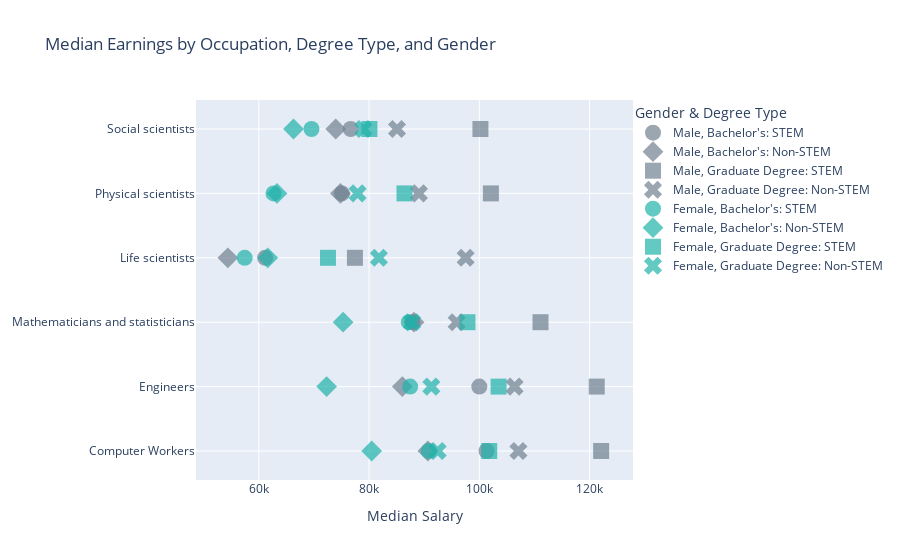

The cell this chart's notebook holds for it:
### Markdown cell above
#### Plotly Interactive Scatter Plot: Median Earnings by Occupation, Degree Type, and Gender
**Purpose:** This interactive scatter plot visualizes median earnings by occupation, degree type, and gender within the tech industry. The objective is to demonstrate that, despite similar educational backgrounds and occupational fields, men frequently earn higher median salaries than women. By allowing users to hover over data points to view specific salary values, this plot highlights areas where men out-earn women with equivalent or even higher qualifications, underscoring the persistent gender disparities in earnings.

**Insights:**
- **Engineers: Salary Disparity Despite Equal or Higher Qualifications for Women:** 
    - Among *engineers*, *women with STEM graduate degrees* earn $91,300, whereas *men with STEM graduate degrees* earn a significantly higher $121,300, resulting in a wage gap of approximately 25% even with identical educational qualifications.
    - This disparity is compounded by the fact that men with only a STEM bachelor’s degree earn $100,000—about 10% more than women with a higher-level STEM graduate degree. Additionally, men with non-STEM graduate degrees earn $106,400, further illustrating that women must attain advanced qualifications simply to approach salaries earned by men with lesser degrees.

- **Computer Workers: Higher Qualifications Don’t Close the Salary Gap:** 
    - For *computer-related roles*, *women with STEM graduate degrees* earn $101,800, while *men with STEM bachelor’s degrees* earn nearly the same at $101,300—despite the men holding lower-level qualifications.
    - *Men with non-STEM graduate degrees* make $107,100, outpacing *women with STEM graduate degrees* by over 5%. In a field where relevant STEM qualifications would seem essential, the data shows that women’s higher education still doesn’t yield comparable earnings to men’s lesser degrees.

- **Social Scientists: Persistent Gaps at Both Bachelor’s and Graduate Levels:** 
    - In *social science roles*, *women with STEM bachelor’s degrees* earn $69,560, whereas men with equivalent STEM bachelor’s degrees earn $80,070, creating a wage gap of around 13% despite equal educational backgrounds.
    - At the graduate level, the pattern persists. *Women with STEM graduate degrees* earn $80,070, while *men with non-STEM graduate degrees* earn $85,070. The top salary here goes to *men with STEM graduate degrees*, earning $100,200--25% more than their female counterparts with the same qualifications.

- **Physical Scientists: Women’s Earnings Outpaced by Men’s Lesser Degrees:** 
    - In *physical science roles*, *women with STEM graduate degrees* earn $86,430, while *men with non-STEM graduate degrees* earn $89,050—a difference of about 3% in favor of men with less relevant qualifications.
    - The gap becomes even more pronounced when comparing *women with STEM graduate degrees* ($86,430) to *men with STEM graduate degrees*, who earn $102,100. This equates to a wage disparity of approximately 18%, showing that even with equivalent qualifications, women’s earnings lag significantly behind their male counterparts.

**Summary:** This interactive scatter plot brings attention to the pervasive wage disparities between men and women in the tech industry. The visualization highlights that even when women attain higher qualifications—such as a *STEM graduate degree*—they are often out-earned by men with lower or unrelated qualifications. This pattern emerges across multiple fields, from *engineering* to *social science*, showing that women’s qualifications yield a lesser financial return than men’s. This data underscores a systemic issue within tech fields, pointing to potential structural barriers that prevent equitable compensation for women, even when they achieve the same or higher qualifications as their male counterparts.

### Code cell
# Reshape the DataFrame to long format for easier plotting
df_long = combined_median_earnings_by_degree_and_occupation.melt(
    id_vars=["Occupation", "Gender"],
    value_vars=["STEM Major Bachelors", "non-STEM Major Bachelors", "STEM Major Graduate Degree", "non-STEM Major Graduate Degree"],
    var_name="Degree Type",
    value_name="Median Salary"
)

# Map degree types to more readable labels
df_long['Degree Type'] = df_long['Degree Type'].replace({
    "STEM Major Bachelors": "Bachelor's: STEM",
    "non-STEM Major Bachelors": "Bachelor's: Non-STEM",
    "STEM Major Graduate Degree": "Graduate Degree: STEM",
    "non-STEM Major Graduate Degree": "Graduate Degree: Non-STEM"
})

# Create an interactive scatter plot with Plotly
fig = px.scatter(
    df_long,
    x="Median Salary",
    y="Occupation",
    color="Gender",
    symbol="Degree Type",
    hover_data={
        "Median Salary": True,  # Show Median Salary on hover
        "Occupation": False,  # Hide Occupation as it's already on the y-axis
        "Gender": False,  # Hide Gender as it's shown in the color
        "Degree Type": False  # Hide Degree Type as it's shown in the symbol
    },
    color_discrete_map={"Male": "slategray", "Female": "lightseagreen"},
    title="Median Earnings by Occupation, Degree Type, and Gender"
)

# Update marker settings for point size and transparency
fig.update_traces(marker=dict(size=16, opacity=0.7))  # Increase size and set alpha to 0.7

# Customize the layout
fig.update_layout(
    xaxis_title="Median Salary",
    yaxis_title=None,
    legend_title_text="Gender & Degree Type",
    legend=dict(x=1, y=1, xanchor="left", yanchor="top")
)

# Show plot
fig.show()

### Figure 1 — Plotly figure (JSON) as saved in the notebook; plotly's stock layout.template omitted (floating-point values rounded to 4 significant figures)
{"data": [{"customdata": [["Male", "Bachelor's: STEM"], ["Male", "Bachelor's: STEM"], ["Male", "Bachelor's: STEM"], ["Male", "Bachelor's: STEM"], ["Male", "Bachelor's: STEM"], ["Male", "Bachelor's: STEM"]], "hovertemplate": "Median Salary=%{x}<extra></extra>", "legendgroup": "Male, Bachelor's: STEM", "marker": {"color": "slategray", "opacity": 0.7, "size": 16, "symbol": "circle"}, "mode": "markers", "name": "Male, Bachelor's: STEM", "orientation": "h", "showlegend": true, "type": "scatter", "x": [101300.0, 100000, 87850, 61150, 75080, 76670], "xaxis": "x", "y": ["Computer Workers", "Engineers", "Mathematicians and statisticians", "Life scientists", "Physical scientists", "Social scientists"], "yaxis": "y"}, {"customdata": [["Male", "Bachelor's: Non-STEM"], ["Male", "Bachelor's: Non-STEM"], ["Male", "Bachelor's: Non-STEM"], ["Male", "Bachelor's: Non-STEM"], ["Male", "Bachelor's: Non-STEM"], ["Male", "Bachelor's: Non-STEM"]], "hovertemplate": "Median Salary=%{x}<extra></extra>", "legendgroup": "Male, Bachelor's: Non-STEM", "marker": {"color": "slategray", "opacity": 0.7, "size": 16, "symbol": "diamond"}, "mode": "markers", "name": "Male, Bachelor's: Non-STEM", "orientation": "h", "showlegend": true, "type": "scatter", "x": [90670, 86040.0, 88160, 54390, 74810, 73960], "xaxis": "x", "y": ["Computer Workers", "Engineers", "Mathematicians and statisticians", "Life scientists", "Physical scientists", "Social scientists"], "yaxis": "y"}, {"customdata": [["Male", "Graduate Degree: STEM"], ["Male", "Graduate Degree: STEM"], ["Male", "Graduate Degree: STEM"], ["Male", "Graduate Degree: STEM"], ["Male", "Graduate Degree: STEM"], ["Male", "Graduate Degree: STEM"]], "hovertemplate": "Median Salary=%{x}<extra></extra>", "legendgroup": "Male, Graduate Degree: STEM", "marker": {"color": "slategray", "opacity": 0.7, "size": 16, "symbol": "square"}, "mode": "markers", "name": "Male, Graduate Degree: STEM", "orientation": "h", "showlegend": true, "type": "scatter", "x": [122100.0, 121300.0, 111100, 77440, 102100.0, 100200], "xaxis": "x", "y": ["Computer Workers", "Engineers", "Mathematicians and statisticians", "Life scientists", "Physical scientists", "Social scientists"], "yaxis": "y"}, {"customdata": [["Male", "Graduate Degree: Non-STEM"], ["Male", "Graduate Degree: Non-STEM"], ["Male", "Graduate Degree: Non-STEM"], ["Male", "Graduate Degree: Non-STEM"], ["Male", "Graduate Degree: Non-STEM"], ["Male", "Graduate Degree: Non-STEM"]], "hovertemplate": "Median Salary=%{x}<extra></extra>", "legendgroup": "Male, Graduate Degree: Non-STEM", "marker": {"color": "slategray", "opacity": 0.7, "size": 16, "symbol": "x"}, "mode": "markers", "name": "Male, Graduate Degree: Non-STEM", "orientation": "h", "showlegend": true, "type": "scatter", "x": [107100, 106400, 95890, 97520, 89050, 85070], "xaxis": "x", "y": ["Computer Workers", "Engineers", "Mathematicians and statisticians", "Life scientists", "Physical scientists", "Social scientists"], "yaxis": "y"}, {"customdata": [["Female", "Bachelor's: STEM"], ["Female", "Bachelor's: STEM"], ["Female", "Bachelor's: STEM"], ["Female", "Bachelor's: STEM"], ["Female", "Bachelor's: STEM"], ["Female", "Bachelor's: STEM"]], "hovertemplate": "Median Salary=%{x}<extra></extra>", "legendgroup": "Female, Bachelor's: STEM", "marker": {"color": "lightseagreen", "opacity": 0.7, "size": 16, "symbol": "circle"}, "mode": "markers", "name": "Female, Bachelor's: STEM", "orientation": "h", "showlegend": true, "type": "scatter", "x": [90840, 87460, 87210, 57450, 62670, 69560], "xaxis": "x", "y": ["Computer Workers", "Engineers", "Mathematicians and statisticians", "Life scientists", "Physical scientists", "Social scientists"], "yaxis": "y"}, {"customdata": [["Female", "Bachelor's: Non-STEM"], ["Female", "Bachelor's: Non-STEM"], ["Female", "Bachelor's: Non-STEM"], ["Female", "Bachelor's: Non-STEM"], ["Female", "Bachelor's: Non-STEM"], ["Female", "Bachelor's: Non-STEM"]], "hovertemplate": "Median Salary=%{x}<extra></extra>", "legendgroup": "Female, Bachelor's: Non-STEM", "marker": {"color": "lightseagreen", "opacity": 0.7, "size": 16, "symbol": "diamond"}, "mode": "markers", "name": "Female, Bachelor's: Non-STEM", "orientation": "h", "showlegend": true, "type": "scatter", "x": [80480, 72310, 75300, 61630, 63300, 66300], "xaxis": "x", "y": ["Computer Workers", "Engineers", "Mathematicians and statisticians", "Life scientists", "Physical scientists", "Social scientists"], "yaxis": "y"}, {"customdata": [["Female", "Graduate Degree: STEM"], ["Female", "Graduate Degree: STEM"], ["Female", "Graduate Degree: STEM"], ["Female", "Graduate Degree: STEM"], ["Female", "Graduate Degree: STEM"], ["Female", "Graduate Degree: STEM"]], "hovertemplate": "Median Salary=%{x}<extra></extra>", "legendgroup": "Female, Graduate Degree: STEM", "marker": {"color": "lightseagreen", "opacity": 0.7, "size": 16, "symbol": "square"}, "mode": "markers", "name": "Female, Graduate Degree: STEM", "orientation": "h", "showlegend": true, "type": "scatter", "x": [101800, 103500.0, 97850, 72550, 86430, 80070], "xaxis": "x", "y": ["Computer Workers", "Engineers", "Mathematicians and statisticians", "Life scientists", "Physical scientists", "Social scientists"], "yaxis": "y"}, {"customdata": [["Female", "Graduate Degree: Non-STEM"], ["Female", "Graduate Degree: Non-STEM"], ["Female", "Graduate Degree: Non-STEM"], ["Female", "Graduate Degree: Non-STEM"], ["Female", "Graduate Degree: Non-STEM"], ["Female", "Graduate Degree: Non-STEM"]], "hovertemplate": "Median Salary=%{x}<extra></extra>", "legendgroup": "Female, Graduate Degree: Non-STEM", "marker": {"color": "lightseagreen", "opacity": 0.7, "size": 16, "symbol": "x"}, "mode": "markers", "name": "Female, Graduate Degree: Non-STEM", "orientation": "h", "showlegend": true, "type": "scatter", "x": [92440, 91300.0, 87820, 81790, 77930, 78980], "xaxis": "x", "y": ["Computer Workers", "Engineers", "Mathematicians and statisticians", "Life scientists", "Physical scientists", "Social scientists"], "yaxis": "y"}], "layout": {"legend": {"title": {"text": "Gender & Degree Type"}, "tracegroupgap": 0, "x": 1, "xanchor": "left", "y": 1, "yanchor": "top"}, "title": {"text": "Median Earnings by Occupation, Degree Type, and Gender"}, "xaxis": {"anchor": "y", "domain": [0, 1], "title": {"text": "Median Salary"}}, "yaxis": {"anchor": "x", "domain": [0, 1], "title": {}}}}
